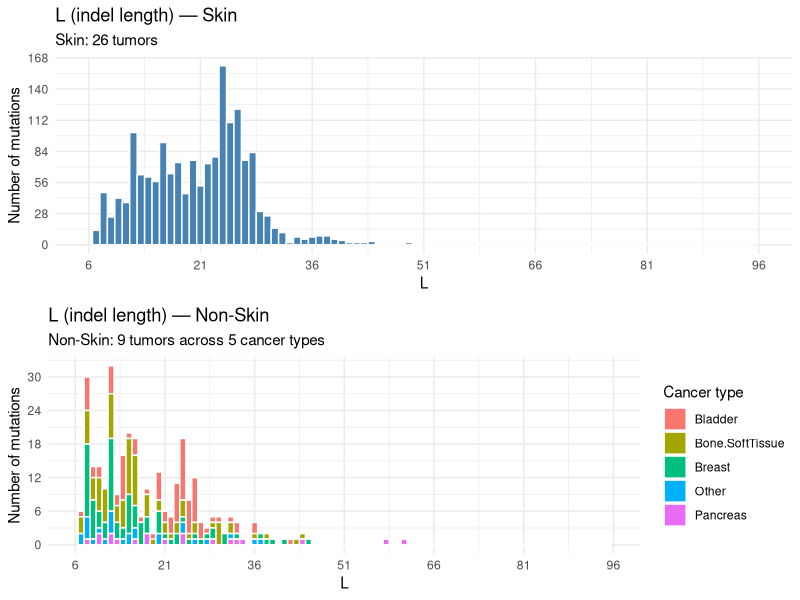
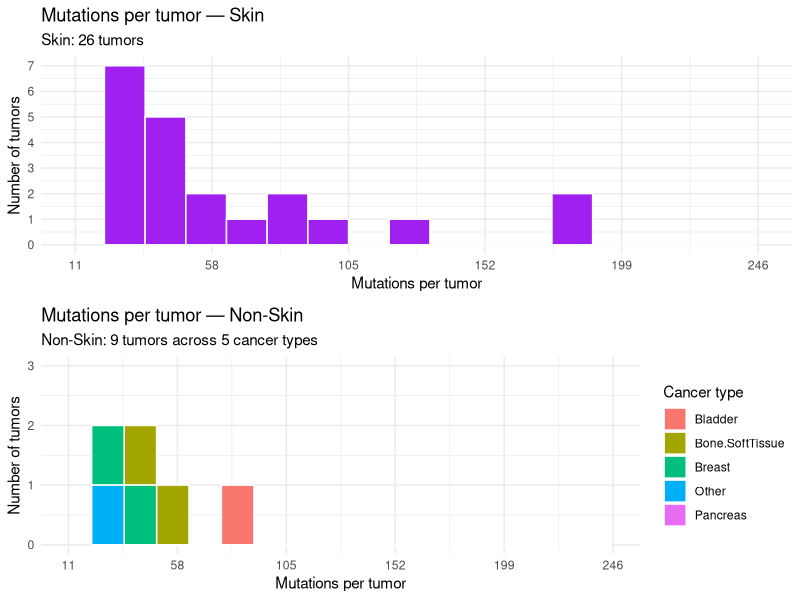
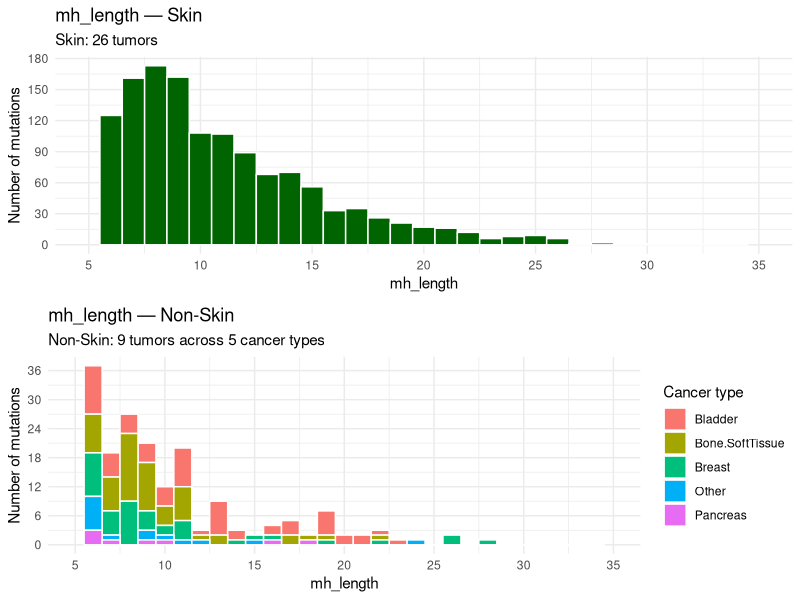

These charts were generated, in order, by the following R code:
# Plot histograms of L, mh_length, and mutations per tumor from deep_dive_H.csv
# (R_intuitive is in separate scripts)
#
# Skin vs non-Skin comparison: each page has Skin on top, non-Skin below,
# with shared x-axis limits and ticks.
#   Page 1: L (indel length)
#   Page 2: Mutations per tumor
#   Page 3: mh_length
#
# Output:
#   code_for_internal_exploration/indel_deep_dive/deep_dive_H_histograms.pdf
#
# Usage:
#   Rscript plot_deep_dive_H.R

library(ggplot2)
library(gridExtra)
library(scales)
library(here)

integer_breaks <- function(x) {
  lo <- floor(min(x))
  hi <- ceiling(max(x))
  rng <- hi - lo
  by <- max(1, round(rng / 6))
  seq(lo, hi, by = by)
}

# Like integer_breaks but always starts at 0 (for y-axes / counts)
y_breaks <- function(x) {
  hi <- ceiling(max(x))
  by <- max(1, round(hi / 6))
  seq(0, hi, by = by)
}

df <- read.csv(
  here::here("code_for_internal_exploration/indel_deep_dive/deep_dive_H.csv"),
  check.names = FALSE
)

out_path <- here::here(
  "code_for_internal_exploration/indel_deep_dive",
  "deep_dive_H_histograms.pdf"
)

min_mutations <- 11

# Filter to tumors with >= min_mutations
muts_all <- aggregate(count ~ tumor_id, data = df, FUN = sum)
keep_tumors <- muts_all$tumor_id[muts_all$count >= min_mutations]
df <- df[df$tumor_id %in% keep_tumors, ]

# Split into Skin and non-Skin
skin <- df[df$cancer_type == "Skin", ]
non_skin <- df[df$cancer_type != "Skin", ]

# Expand by count
skin_exp <- skin[rep(seq_len(nrow(skin)), skin$count), ]
ns_exp <- non_skin[rep(seq_len(nrow(non_skin)), non_skin$count), ]

n_skin <- length(unique(skin$tumor_id))
n_ns <- length(unique(non_skin$tumor_id))
n_ns_types <- length(unique(non_skin$cancer_type))

sub_skin <- paste0("Skin: ", n_skin, " tumors")
sub_ns <- paste0(
  "Non-Skin: ", n_ns, " tumors across ", n_ns_types, " cancer types"
)

# Mutations per tumor
muts_skin <- muts_all[muts_all$tumor_id %in% unique(skin$tumor_id), ]
muts_ns <- muts_all[muts_all$tumor_id %in% unique(non_skin$tumor_id), ]
muts_ns <- merge(muts_ns, unique(non_skin[, c("tumor_id", "cancer_type")]),
                 by = "tumor_id")

pdf(out_path, width = 8.5, height = 11)

# --- Page 1: L ---
all_L <- c(skin_exp$L[!is.na(skin_exp$L)], ns_exp$L[!is.na(ns_exp$L)])
L_breaks <- integer_breaks(all_L)
L_lim <- range(L_breaks)

p_L_skin <- ggplot(skin_exp[!is.na(skin_exp$L), ], aes(x = L)) +
  geom_histogram(binwidth = 1, fill = "steelblue", color = "white") +
  scale_x_continuous(breaks = L_breaks, limits = L_lim) +
  scale_y_continuous(breaks = y_breaks) +
  labs(title = "L (indel length) — Skin", subtitle = sub_skin,
       x = "L", y = "Number of mutations") +
  theme_minimal()

p_L_ns <- ggplot(ns_exp[!is.na(ns_exp$L), ], aes(x = L, fill = cancer_type)) +
  geom_histogram(binwidth = 1, color = "white") +
  scale_x_continuous(breaks = L_breaks, limits = L_lim) +
  scale_y_continuous(breaks = y_breaks) +
  labs(title = "L (indel length) — Non-Skin", subtitle = sub_ns,
       x = "L", y = "Number of mutations", fill = "Cancer type") +
  theme_minimal()

grid.arrange(p_L_skin, p_L_ns, ncol = 1)

# --- Page 2: Mutations per tumor ---
all_muts <- c(muts_skin$count, muts_ns$count)
M_breaks <- integer_breaks(all_muts)
M_lim <- range(M_breaks)
M_bw <- max(1, round(diff(range(all_muts)) / 20))

p_M_skin <- ggplot(muts_skin, aes(x = count)) +
  geom_histogram(binwidth = M_bw, fill = "purple", color = "white") +
  scale_x_continuous(breaks = M_breaks, limits = M_lim) +
  scale_y_continuous(breaks = y_breaks) +
  labs(title = "Mutations per tumor — Skin", subtitle = sub_skin,
       x = "Mutations per tumor", y = "Number of tumors") +
  theme_minimal()

p_M_ns <- ggplot(muts_ns, aes(x = count, fill = cancer_type)) +
  geom_histogram(binwidth = M_bw, color = "white") +
  scale_x_continuous(breaks = M_breaks, limits = M_lim) +
  scale_y_continuous(breaks = y_breaks) +
  labs(title = "Mutations per tumor — Non-Skin", subtitle = sub_ns,
       x = "Mutations per tumor", y = "Number of tumors", fill = "Cancer type") +
  theme_minimal()

grid.arrange(p_M_skin, p_M_ns, ncol = 1)

# --- Page 3: mh_length ---
all_mh <- c(
  skin_exp$mh_length[!is.na(skin_exp$mh_length)],
  ns_exp$mh_length[!is.na(ns_exp$mh_length)]
)
mh_breaks <- integer_breaks(all_mh)
mh_lim <- range(mh_breaks)

p_mh_skin <- ggplot(
  skin_exp[!is.na(skin_exp$mh_length), ], aes(x = mh_length)
) +
  geom_histogram(binwidth = 1, fill = "darkgreen", color = "white") +
  scale_x_continuous(breaks = mh_breaks, limits = mh_lim) +
  scale_y_continuous(breaks = y_breaks) +
  labs(title = "mh_length — Skin", subtitle = sub_skin,
       x = "mh_length", y = "Number of mutations") +
  theme_minimal()

p_mh_ns <- ggplot(
  ns_exp[!is.na(ns_exp$mh_length), ],
  aes(x = mh_length, fill = cancer_type)
) +
  geom_histogram(binwidth = 1, color = "white") +
  scale_x_continuous(breaks = mh_breaks, limits = mh_lim) +
  scale_y_continuous(breaks = y_breaks) +
  labs(title = "mh_length — Non-Skin", subtitle = sub_ns,
       x = "mh_length", y = "Number of mutations", fill = "Cancer type") +
  theme_minimal()

grid.arrange(p_mh_skin, p_mh_ns, ncol = 1)

dev.off()
message("Wrote ", out_path)
